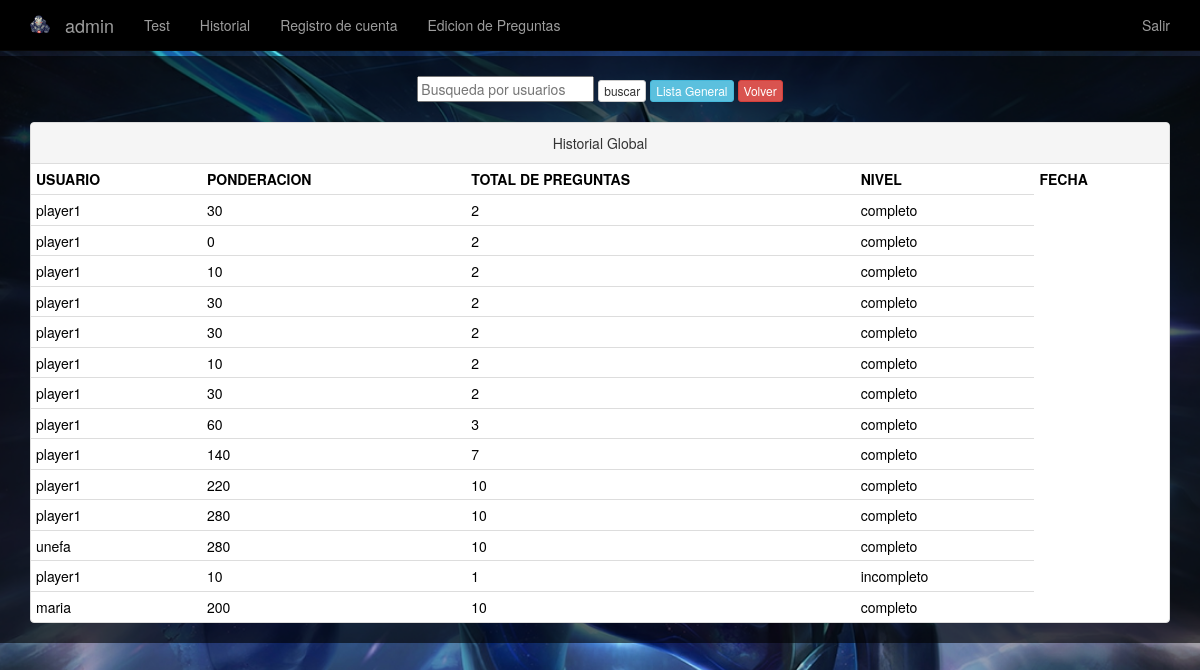
/historial_administrador.php (signed in), run on the app's committed database.
### tables this page shows
CREATE TABLE `historial` (
  `id_historial` int(4) NOT NULL,
  `user` varchar(15) NOT NULL,
  `ponderacion` varchar(10) NOT NULL,
  `progreso` varchar(10) NOT NULL,
  `session` varchar(10) NOT NULL,
  `fecha` varchar(15) NOT NULL
);

### historial_administrador.php (the view, shortened to what this page needs)
<?php
if ($_SESSION["user"])
{
?>
<!doctype html>
<html>
        <head>
            <link rel="stylesheet" href="css/bootstrap.min.css">
            <link rel="stylesheet" href="estilos.css">
        </head>
                <body class="fondo">
                    <div class="container">
                        <br>
                        <header>
                            <nav class="navbar navbar-inverse navbar-fixed-top" style="background:#000000;">
                                <div class="container">
                                    <div class="navbar-header">
                                        <a class="navbar-brand">
                                            <img alt="Brand" src="img/Comics-War-Machine-icon.png" width="20" height="20">
                                        </a>
                                        <a href="#" class="navbar-brand"><?=$_SESSION["user"];?></a>
                                    </div>
                                    <div class="collapse navbar-collapse" id="navbar1">
                                        <ul class="nav navbar-nav">
                                            <li><a href="preguntas/test_administrador.php">Test</a></li>
                                            <li><a href="historial_administrador.php">Historial</a></li>
                                            <li><a href="registro_cuenta_administrador.php">Registro de cuenta</a></li>
                                            <li><a href="edicion_preguntas.php">Edicion de Preguntas</a></li>
                                        </ul>
                                        <ul class="nav navbar-nav navbar-right">
                                            <li><a href="salir.php">Salir</a></li>
                                        </ul>
                                    </div>
                                </div>
                            </nav>
                        </header>
                    </div>
                    <div class="container-fluid cuerpo" style="margin-top:3%;">
                        <div class="col-md-12" align="center">
                            <div class="row">
                                <div class="col-md-12" >
                                    <?php
                                        require_once("conexion.php");
                                        $where="";
                                        $historial= "SELECT * FROM historial $where";
                                        $res = mysql_query($historial,$con);
                                        if(mysql_num_rows($res)== 0){
                                            echo "<h1 align='center'>SIN REGISTROS</h1>";
                                        }
                                            else {
                                                ?>
                                                    <form action="" method="post" id="formulario" style="color:black"><br>
                                                        <input type="text" name="buser" placeholder="Busqueda por usuarios" >
                                                        <button name="buscar" value="submit" class="btn btn-default btn-xs">buscar</button><a href="historial_administrador.php"  style="margin-left:4px;" class="btn btn-info btn-xs">Lista General</a><a href="menu-administrador.php" style="margin-left:4px;" class="btn btn-danger btn-xs">Volver</a>
                                                    </form><br>
                                                    <div class="panel panel-default">
                                                        <div class="panel-heading">Historial Global</div>
                                                        <table class="table table-condensed " style="color:black">
                                                        <tr>
                                                            <th>USUARIO</th>
                                                            <th>PONDERACION</th>
                                                            <th>TOTAL DE PREGUNTAS</th>
                                                            <th>NIVEL</th>
                                                            <th>FECHA</th>
                                                        </tr>
                                                        <?php
                                                            while ($registroHistorial =  mysql_fetch_assoc ($res)){
                                                                echo '  <tr>
                                                                            <td>'.$registroHistorial['user'].'</td>
                                                                            <td>'.$registroHistorial['ponderacion'].'</td>
                                                                            <td>'.$registroHistorial['progreso'].'</td>
                                                                            <td>'.$registroHistorial['session'].'</td>
                                                                    <tr>';
                                                            }
                                            }
			                            ?>
                                        </table>
                                    </div>
                                </div>
                            </div>
    </body>
                            <?php
                            }else
                            {
                                header("location:error_session.php");
                            }
                            ?>
</html>

### estilos.css (style rules this page uses)
.fondo { background:url(img/MasterYi_10.jpg) no-repeat center center fixed ; -webkit-background-size: cover; -moz-background-size: cover; -o-background-size: cover; background-size: cover; width: 100%; }
.cuerpo { background:rgba(0,0,0,0.6); color:#FFFFFF; }

### data on the page
historial: user "player1", ponderacion "30", progreso "2", session "completo"
historial: user "player1", ponderacion "0", progreso "2", session "completo"
historial: user "player1", ponderacion "10", progreso "2", session "completo"
historial: user "player1", ponderacion "30", progreso "2", session "completo"
historial: user "player1", ponderacion "30", progreso "2", session "completo"
historial: user "player1", ponderacion "10", progreso "2", session "completo"
historial: user "player1", ponderacion "30", progreso "2", session "completo"
historial: user "player1", ponderacion "60", progreso "3", session "completo"
historial: user "player1", ponderacion "140", progreso "7", session "completo"
historial: user "player1", ponderacion "220", progreso "10", session "completo"
historial: user "player1", ponderacion "280", progreso "10", session "completo"
historial: user "unefa", ponderacion "280", progreso "10", session "completo"
historial: user "player1", ponderacion "10", progreso "1", session "incompleto"
historial: user "maria", ponderacion "200", progreso "10", session "completo"

### other printed values
$_SESSION["user"] "admin"
